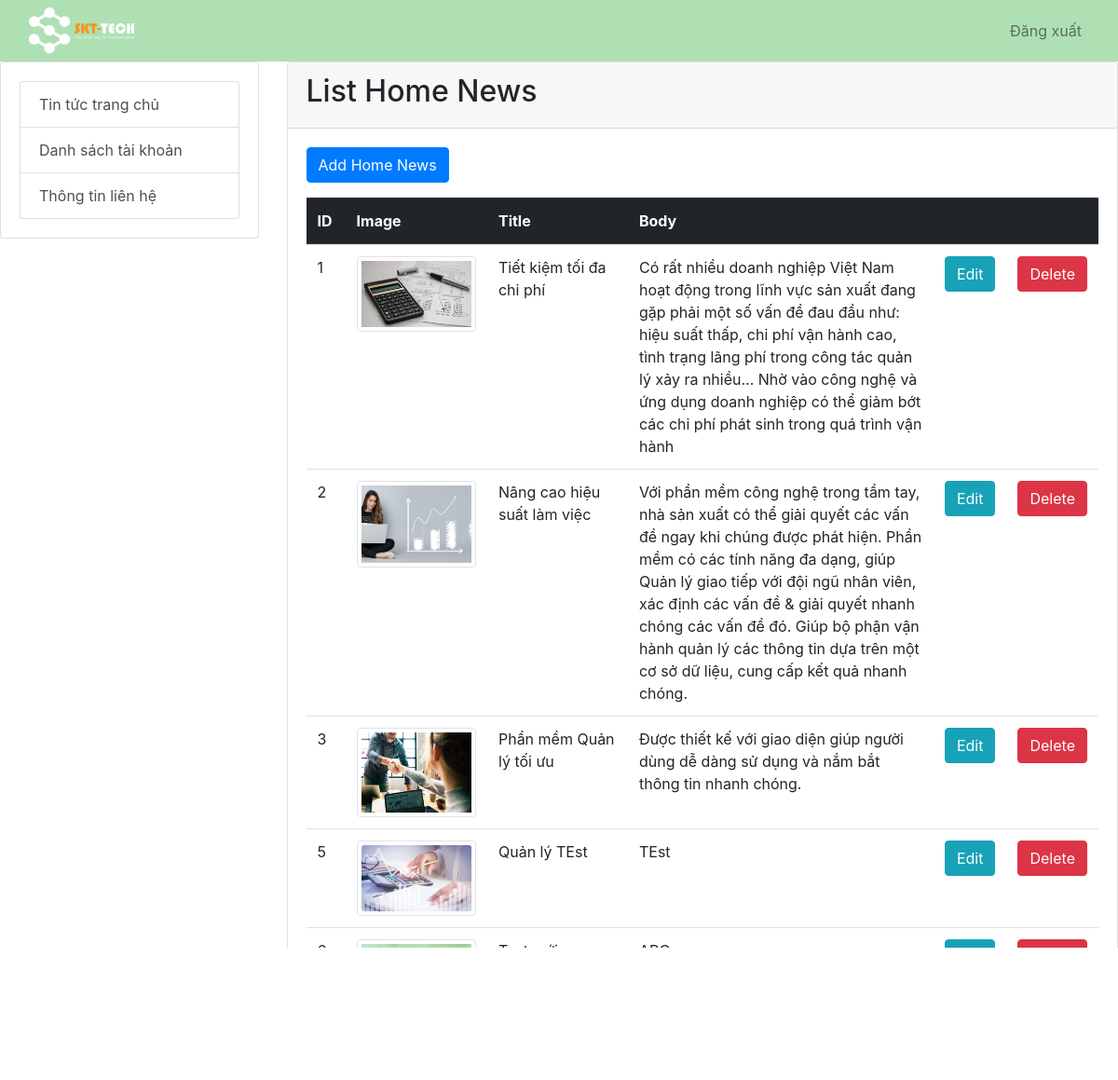
Page /admin/index.php?p=homenews (signed in) on the committed database.
### tables this page shows
CREATE TABLE `homenews` (
  `id` int(100) NOT NULL,
  `title` varchar(100) NOT NULL,
  `body` varchar(1000) DEFAULT NULL,
  `img` text NOT NULL
);

### admin/homenews.php (the view)
<?php
    $sql = "SELECT * FROM homenews";
    $news = $conn->query($sql);
?>
<div class="card">
    <div class="card-header">
        <h2>List Home News</h2>
    </div>
    <div class="card-body">
        <a class="btn btn-primary" style="margin-bottom: 1rem" href="index.php?p=addhomenews" role="button">Add Home News</a>
        <table class="table">
            <thead class="thead-dark">
                <tr>
                    <th width='5%'>ID</th>
                    <th width='20%'>Image</th>
                    <th width='20%'>Title</th>
                    <th width='45%'>Body</th>
                    <th width='5%'></th>
                    <th width='5%'></th>
                </tr>
            </thead>
            <tbody>
                <tr>
                    <?php
                        while($row = $news->fetch_array(MYSQLI_ASSOC)) { ?>
                        <tr>
                            <td><?php echo $row['id']; ?> </td>
                            <td><img src="../img/<?php echo $row['img'] ?>" class="img-thumbnail" alt="image"></td>
                            <td><?php echo $row['title']; ?></td>
                            <td><?php echo $row['body']; ?></td>
                            <td>
                                <a class="btn btn-info" href="index.php?p=edithomenews&id=<?php echo $row['id']; ?>" role="button">Edit</a>
                            </td>
                            <td>
                                <a class="btn btn-danger" href="index.php?p=deletehomenews&id=<?php echo $row['id']; ?>" role="button"  onclick="return confirm('Are you sure?');">Delete</a>
                            </td>
                        </tr>
                    <?php } ?>
                </tr>
            </tbody>
        </table>
    </div>
    <div class="card-footer text-muted">
    </div>
</div>

### rows in the picture
homenews: id "1", img (picture), title "Tiết kiệm tối đa chi phí", body "Có rất nhiều doanh nghiệp Việt Nam hoạt động trong lĩnh vực sản xuất đang gặp phải một số vấn đề đau đầu như: hiệu suất thấp, chi phí vận hành cao, tình trạng lãng phí trong công tác quản lý xảy ra nhiều... Nhờ vào công nghệ và ứng dụng doanh nghiệp có thể giảm bớt các chi phí phát sinh trong quá trình vận hành"
homenews: id "2", img (picture), title "Nâng cao hiệu suất làm việc", body "Với phần mềm công nghệ trong tầm tay, nhà sản xuất có thể giải quyết các vấn đề ngay khi chúng được phát hiện. Phần mềm có các tính năng đa dạng, giúp Quản lý giao tiếp với đội ngũ nhân viên, xác định các vấn đề & giải quyết nhanh chóng các vấn đề đó. Giúp bộ phận vận hành quản lý các thông tin dựa trên một cơ sở dữ liệu, cung cấp kết quả nhanh chóng."
homenews: id "3", img (picture), title "Phần mềm Quản lý tối ưu", body "Được thiết kế với giao diện giúp người dùng dễ dàng sử dụng và nắm bắt thông tin nhanh chóng."
homenews: id "5", img (picture), title "Quản lý TEst", body "TEst"
homenews: id "6", img (picture), title "Test mới", body "ABC"
